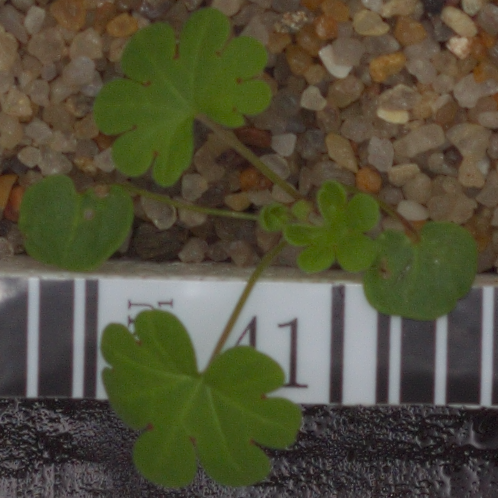
#> input picture test.png, 498 x 498 px
$ python test.py
#> lines starting #> are read from the running program, lines starting #| are printed output that depends on the picture; after the words box and inside, x2 and y2 are one past the last pixel; in counts of white or black regions, pixels touching at a corner belong together
#> further down, img is the input picture: shape (498, 498, 3); mean B, G, R 58.7, 80.2, 83.1
from scipy.stats import multivariate_normal
import numpy as np
import cv2
import matplotlib.pyplot as plt

LEAF_COLOR_MU = [67.0507, 82.7032, 31.5556]
LEAF_COLOR_SIGMA = [[146.4852, 146.0210, 34.7797],
                    [146.0210, 160.2452, 30.7043],
                    [34.7797, 30.7043, 143.9793]]
THRESHOLD = 0.00000005

def remove_background(image):
    # probability of each pixel being on the plant
    # based on multivariate normal distribution
    prob = multivariate_normal.pdf(image, mean=LEAF_COLOR_MU, cov=LEAF_COLOR_SIGMA)
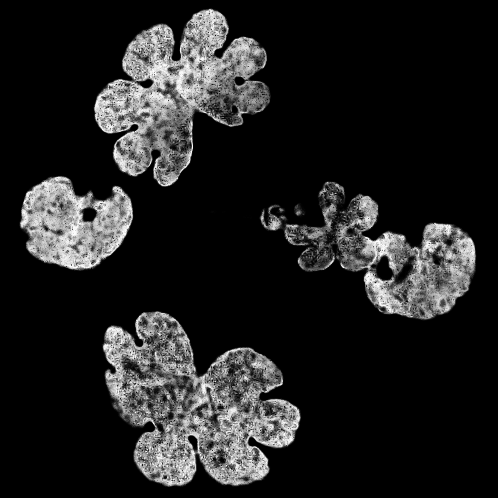
#> prob: shape (498, 498) float64; min 3.94e-72, max 0.000117, mean 1.53e-05; drawn with min black and max white
    mask = prob > THRESHOLD
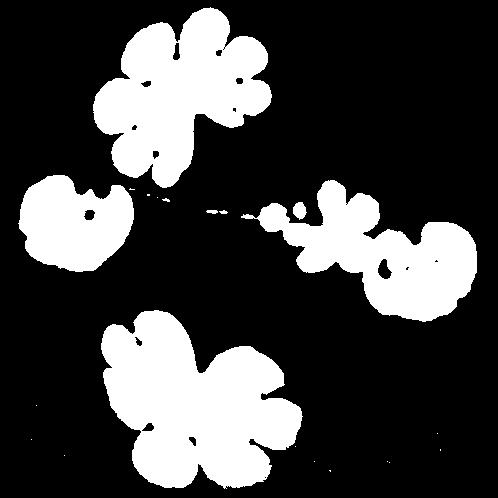
#> mask: shape (498, 498) bool; 26.4% white; 21 white regions (14 under 20 px), largest, box (x1, y1, x2, y2) and area: (101, 310, 303, 489) 23539, (93, 7, 272, 188) 18716, (241, 180, 477, 322) 14847
    mask = np.repeat(np.expand_dims(mask, axis=2), 3, axis=2)
    image = np.multiply(image, mask)
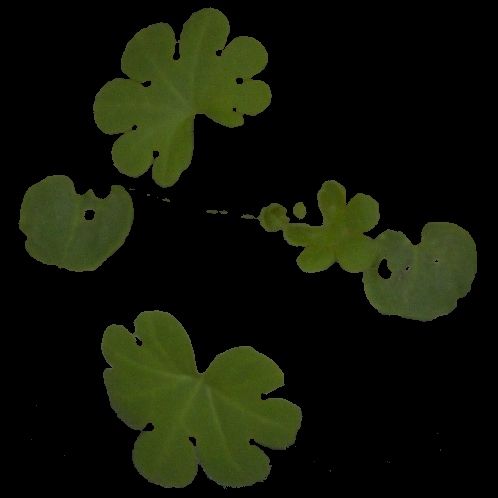
#> image: shape (498, 498, 3); mean R, G, B 17.8, 21.9, 7.4
    return image


if __name__ == "__main__":
    img = cv2.imread('test.png')
    img = cv2.cvtColor(img, cv2.COLOR_BGR2RGB)
    img = remove_background(img)

    plt.imshow(img)
    plt.show()

# edges = cv2.Canny(img, 0, 200)
# plt.imshow(edges)
# plt.show()
